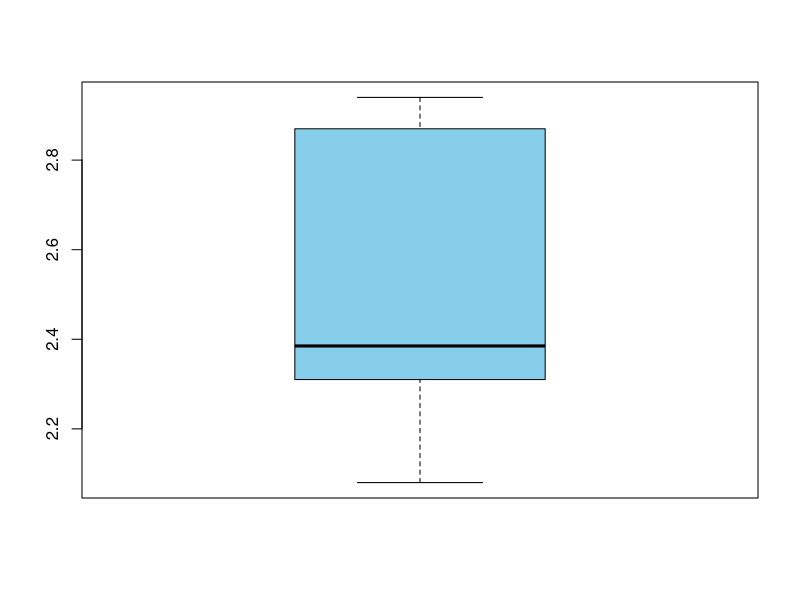

Reproduce this figure in R. (Note: this script raises an error after producing the figure.)

set.seed(1)
beonho <- round(runif(10, 1, 100))
beonho
height <- c(175, 170, 180, 170, 172, 180, 173, 180, 165, 170)
weight <- c(88, 70, 76, 85, 80, 75, 69, 75, 80, 60)

bmi.r <- (weight*1000)/(height**2)
bmi.r
bmi <- round(bmi.r, 2)
bmi
bmi.df <- data.frame(beonho, height, weight, bmi)  
bmi.df

library(dplyr)
bmi.df %>% mutate(decision=ifelse(bmi>-2.5, "over", "normal"))
bmi.df

bmi.df %>% arrange(bmi)
bmi.df %>% arrange(beonho)
bmi.df %>% arrange(desc(beonho))
bmi.df %>% arrange(height, weight)

bmi.df
bmi.df
mean(bmi.df$height)
sd(bmi.df$height)
mean(bmi.df$weight)
sd(bmi.df$weight)

bmi
attach(bmi.df)
beonho
bmi
height
weight


lst <- list(name="Kim Gildong", dept="Sales", salary = 40000000, union=T)
lst
unlst <- unlist(lst)
unlst
length(height)
var(height)
sd(height)
sqrt(var(height))
se <- sd(height)/sqrt(length(height))
se

detach(bmi.df)
bmi.df

bmi.df$bmi
summary(bmi.df$bmi)
quantile(bmi.df$bmi)

summary(bmi.df$bmi)

quantile(bmi.df$bmi)
quantile(bmi.df$bmi, probs=c(0, 0.5, 0.8))
boxplot(bmi.df$bmi, col="sky blue")

bmi <- c(bmi.df$bmi)
bmi
sort(bmi)
sort(bmi, decreasing=TRUE)



is.numeric(score1$haksaeng)
is.ch

bmi.df


data()
data(iris)
iris
head(iris)
head(iris, 10)
tail(iris)
iris
dim(iris)
str(iris)
summary(iris)
?iris
View(iris)
length(iris)
mode(iris)

head(iris)
names(iris)
row.names(iris)
length(iris)
class(iris)

name <- c("Kim", "Lee", "Park", "Choi", "Kang", "Shin")
height <- c(160, 170, 180, 172, 182, 170)
gender <- c("female", "male", "female", "female", "male", "male")

ks.df
temp.df <- ks.df
temp.df

library(dplyr)
ks.df <- data.frame(name, height, gender, stringsAsFactors = F)
add <- data.frame(name="Hong", height=165, gender="male", stringsAsFactors = F)
add
summary(ks.df)

ks.df1 <- bind_rows(ks.df, add)



data(iris)
library(dplyr)
iris.anal<-iris
iris.anal
iris.anal <- rename(iris.anal, SL=Sepal.Length, SW=Sepal.Width, PL=Petal.Length, PW=Petal.Width, Type=Species)
head(iris.anal)
iris.anal 


attach(iris.anal)
mean(SL)
sd(PW)

Type
iris.anal %>% filter(Type=="setosa") %>% summarise(mean.sl=mean(SL), sd.sl=sd(SL))

install.packages("doBy")
library(doBy)
summary(iris)
summaryBy(Sepal.Width ~ Species, iris)
summaryBy(Sepal.Width+Sepal.Length ~ Species, iris)
?summaryBy

iris.anal %>% summarise(mean.sl = mean(SL), sd.sl=sd(SL), round(mean.sl, 2))



#scatter plot
data()
data(trees)
str(trees)
head(trees)
dim(trees)
plot(trees)
plot(trees$Girth, trees$Volume)


library('ggplot2')
data(iris)
str(iris)
head(iris)
head(iris)
plot(iris)
plot(iris$Sepal.Length, iris$Sepal.Width)
qplot(data=iris, Sepal.Length, Sepal.Width, col=Species)
qplot(data=iris, Sepal.Length, Sepal.Width, col=Species, size=Sepal.Length)
qplot(data=iris, Sepal.Length, Sepal.Width, col=Species, geom="line", main="Love Iris")



#lattice
data(trees)
library(lattice)

mini = min(trees$Volume)
maxi = max(trees$Volume)
r=ceiling((maxi-mini)/5)

mini
maxi
inf = seq(mini, maxi, r)
inf

trees$Volume = factor(floor((trees$Volume - mini)/r), labels=paste(inf, inf+r, sep="-"))
xyplot(Girth ~ Height | Volume, data=trees, main ="TREE")
splom(trees[, 1:3])
cloud(data=trees, Volume~Height*Girth, sub="NAMU")
bwplot(data=trees, Volume~Girth, main='TREE')



##########bar chart
Gap <- c(354, 250, 234, 312)
Eul <- c(234, 450, 200, 250)
sales.k <- matrix(c(Gap, Eul), ncol=4, byrow=T, dimnames=list(c("Gap", "Eul"), c("Jan", "Feb", "Mar", "Apr")))
sales.k


rowsum <- apply(sales.k, 1, sum)
rowsum
colsum <- apply(sales.k, 2, sum)
colsum

barplot(sales.k,  main="Total Sales", xlab="Month", ylab="Sales", names.arg=c("Jan", "Feb", "Mar", "Apr"), 
        border="blue", col=rainbow(2), ylim=(c(0, 1000)))
legend(4, 1000, c("Gap Store", "Eul Store"), cex=0.7, fill=rainbow(2))

barplot(sales.k, main="Total Sales by Month", xlab="Month", ylab="Sales", beside=T, names.arg=c("Jan", "Feb", "Mar", "Apr"),
        col=rainbow(2), ylim=(c(0, 500)))
legend(10, 500, c("Gap", "Eul"), cex=0.7, fill=rainbow(2))

sales.k
barplot(t(sales.k), main="Total Sales by Store", xlab="Store", ylab="Sales", 
        beside=T, names.arg=c("Gar", "Eul"), border="blue", 
        col=rainbow(4), ylim=(c(0, 400)))

legend(8.5, 400, c("Jan", "Feb", "Mar", "Apr"), cex=0.8, fill=rainbow(4))


#line chart

barplot(sales.k, main="Total Sales by Month", xlab="Month", ylab="Sales", beside=T, names.arg=c("Jan", "Feb", "Mar", "Apr"),
        col=rainbow(2), ylim=(c(0, 500)))
legend(10, 500, c("Gap", "Eul"), cex=0.7, fill=rainbow(2))

Q1 <- c("Jan", "Feb", "Mar", "Apr")
Seoul <- c(354, 250, 234, 312)
Busan <- c(234, 450, 200, 250)


plot(Seoul, type="o", col="red", ylim=c(0, 500))
axis(1, at=1:4, lab=c("Jan", "Feb", "Mar", "Apr"))
axis(2, ylim=c(0, 500))

title(main="Sales", col.main="blue", font.main=4)
title(xlab="month", col.lab="black")
title(ylab="won", col.lab="black")

lines(Busan, type="o", pch=22, col="green", lty=2)
legend(3, 500, c("Seoul", "Busan"), cex=0.8, col=c("red", "green"),pch =21, lty=1:3 )





sales.k
t(sales.k)
barplot(t(sales.k), main="Total Sales by Store", xlab="Store", ylab="Sales", beside=T, names.arg=c("Gap", "Eul"),
        border="blue", col=rainbow(4), ylim=(c(0, 400)))

#ggplot2
library(ggplot2)
Month <- c("Jan", "Feb", "Mar", "Apr")
Gap <- c(354, 250, 234, 312)
Eul <- c(234, 450, 200, 250)
sales.df <- data.frame(Month, Gap, Eul)
sales.df

Month <- rep(c("Jan", "Feb", "Mar", "Apr"), each=2, len=8)
Month
Store <- rep(c("Gap", "Eul"), times=4)
Store
Sales <- c(354, 234, 250, 450, 234, 200, 312, 250)
sales.df2 <- data.frame(Month, Store, Sales)
sales.df2

d <- ggplot(sales.df2, aes(x=Month, y=Sales, fill=Store))+geom_col()
d+scale_x_discrete(limits=c("Jan", "Feb", "Mar", "Apr"))


Pct <- round((Sales/600)*100, 1)
sales.df2
sales.df2 <- data.frame(sales.df2, Pct)
d <- ggplot(sales.df2, aes(Month, Pct, fill=Store))+geom_col()
d + scale_x_discrete(limits=c("Jan", "Feb", "Mar", "Apr"))

?reorder
Month
Sales
Month
Sales
reorder(Month, Sales)

ggplot(data=sales.df2, aes(x= reorder(Month , -Sales), y=Sales, fill=Store))+ geom_col()
ggplot(data=sales.df2, aes(x=reorder(Month, -Sales), y=Sales, fill=Store))+geom_col()+ coord_flip()


ht<- data.frame(name=c("kim", "lee", "park"), height=c(160, 170, 180))
wt <- data.frame(student=c("kim", "lee", "park", "choi"), weight=c(60, 70, 80, 72))
ht
wt
body1 <- merge(ht, wt, by.x="name", by.y="student")
body1



###relation

frt <- c(7, 17, 27, 18, 9, 10)
vgt <- c(2, 4, 7, 5, 3, 3)

mean(frt)
sd(frt)
mean(vgt)
sd(vgt)
cov(frt, vgt)
plot(frt, vgt)

cor.test(frt, vgt)
cor(frt, vgt)

mat1 <- matrix(1:12, ncol=4, dimnames=list(c("rice", "bread", "vegetable"), 
                                          c("Seoul", "Daejeon", "Busan", "Gwangju")))
mat1

mat3 <- rbind(mat1, colSums(mat1))
mat2 <- cbind(mat3, rowSums(mat3))
mat2

colnames(mat2) <- c("Seoul", "Daejeon", "Busan", "Gwangju", "total")
rownames(mat2) <- c("rice", "bread", "vegetable", "total")
mat2

apply(mat2, 1, sum)
apply(mat2, 2, sum)
mat2
mat1
apply(mat1, 1, quantile)


mid <- matrix(c(60, 80, 70, 45, 65, 95), ncol=2, dimnames=list(c("kim", "kang", "shin"), c("math", "english"))) 
mid
final <- matrix(c(70, 90, 60, 55, 75, 85), ncol=2, dimnames=list(c("kim", "kang", "shin"), c("math", "english")))

mid
final

total.array <- array(data=c(mid, final), dim=c(3, 2, 2), dimnames = list(c("kim", "kang", "shin"), 
                                                                         c("math", "english"), c("mid", "final")))
total.array
attributes(total.array)
dimnames(total.array)


x <- c(1,2, 3 )
y <- c(4, 5, 6)

mat <- matrix(c(xy, yz), 2, 3)
t(mat)


matrix(c(x, y), ncol=3, byrow=T)

mat <- matrix(1:12, ncol=4)
length(mat)
dim(mat)
dimnames(mat)


class(mat)

mat <- matrix(1:12, ncol=4, dimnames=list(c("rice", "bread", "vegetable"), c("a", "b", "c", "d")))
mat
dimnames(mat)

xyz <- xy+yz


mat2 <- matrix(1:12, ncol=4)
mat2[3, ]

mat3 <- matrix(1:12, ncol=4)
mat3
apply(mat3, 1, sum)
apply(mat3, 2, sum)



rowSums(mat3[, 2:3])
mat10 <- 1:6
class(mat10)
dim(mat10) <- c(2, 3)
class(mat10)


rbind(mat1, colSums(mat1))


xyz
seq(1, 10)
seq(1, 10, by=2)
